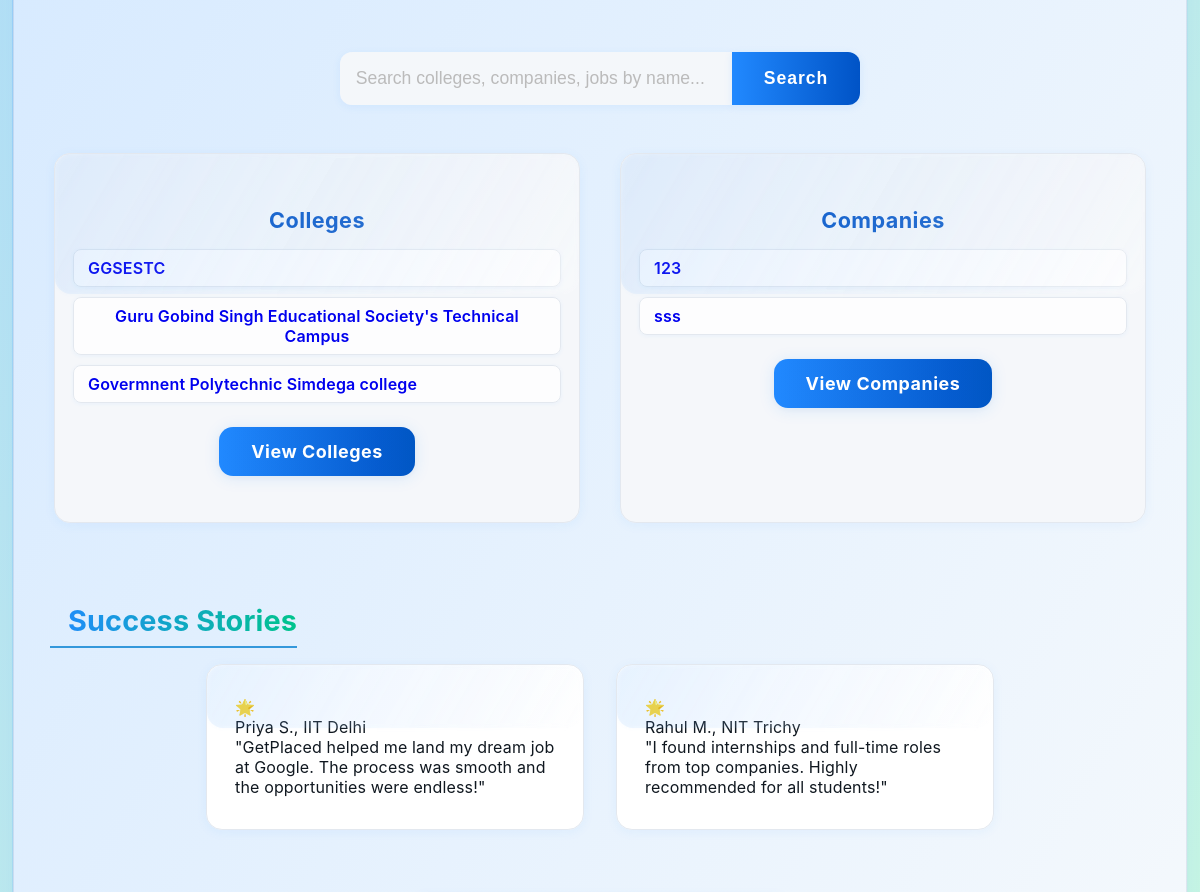
/ (middle part), run on an earlier commit of the app's database.
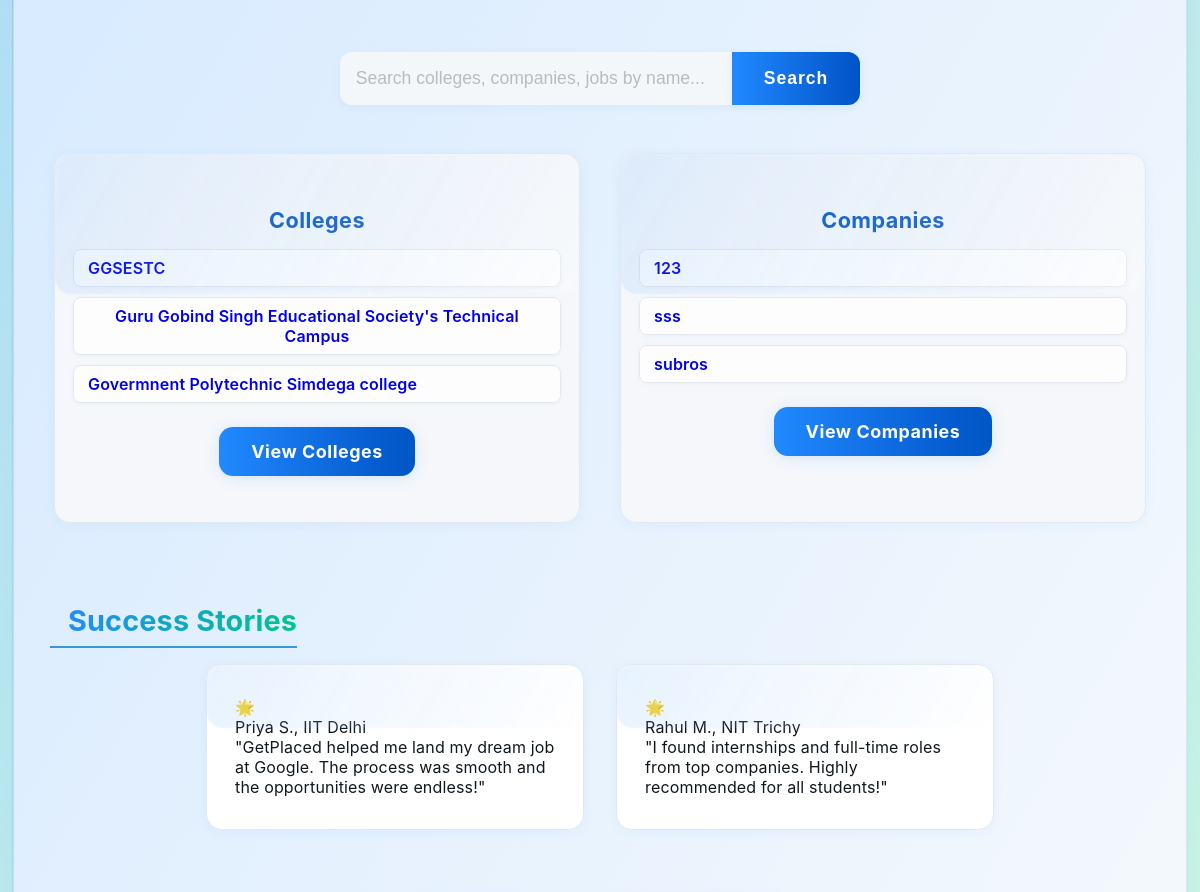
And on a later commit of the database.
### portal/models.py (models this page shows, shortened)
class college (models.Model):
    college_name = models.CharField(max_length = 100, default = 'N/A')
    college_location = models.CharField(max_length = 100, default = 'N/A')
    college_university = models.CharField(max_length = 100, default = 'N/A')
    college_logo = models.ImageField(upload_to='college_logos/', default='college_logos/default.png')
    college_website = models.URLField(max_length=200, default='https://www.example.com')
    college_mobile_no = models.CharField(max_length=15, default='N/A')
    college_email = models.EmailField(max_length=100, default='N/A')
    college_description = models.TextField(default='N/A')
    college_registration_id = models.CharField(max_length=20, default='N/A')
    college_registration_password = models.CharField(max_length=128, default='N/A')  # Increase length for hashes
    admin_verified = models.BooleanField(default=False)
    college_rating = models.PositiveSmallIntegerField(default=0, help_text="Rating (1-5 stars)")
    class Meta:
        db_table = "college"

class company (models.Model):
    company_name = models.CharField(max_length = 100, default = 'N/A')
    company_location = models.CharField(max_length = 100, default = 'N/A')
    company_logo = models.ImageField(upload_to='company_logos/', default='company_logos/default.png')
    company_website = models.URLField(max_length=200, default='https://www.example.com')
    company_mobile_no = models.CharField(max_length=15, default='N/A')
    company_email = models.EmailField(max_length=100, default='N/A')
    company_description = models.TextField(default='N/A')
    company_registration_id = models.CharField(max_length=20, default='N/A')
    company_registration_password = models.CharField(max_length=128, default='N/A')  # Increase length for hashes
    admin_verified = models.BooleanField(default=False)
    company_rating = models.PositiveSmallIntegerField(default=0, help_text="Rating (1-5 stars)")
    class Meta:
        db_table = "company"

### portal/views.py (the view)
# urls.py: path('', views.index, name='index'), # index or home page
def index (request):
    sample_colleges = college.objects.filter(admin_verified=True)[:3]
    sample_companies = company.objects.filter(admin_verified=True)[:3]
    return render(request, 'index.html', {
        'sample_colleges': sample_colleges,
        'sample_companies': sample_companies,
    })

### portal/templates/index.html (shortened to what this page needs)
{% load static %}
<!DOCTYPE html>
<html lang="en">
<head>
    <link rel="stylesheet" href="{% static 'portal/style.css' %}">
    <link rel="stylesheet" href="{% static 'portal/search_results.css' %}">
</head>
<body>
    <div class="rocket-bg">
</div>
    <div class="container">
        <form class="search-bar" action="{% url 'job_search' %}" method="get" id="searchForm">
            <input type="text" name="q" id="searchInput" placeholder="Search colleges, companies, jobs by name..." autocomplete="off">
            <button type="submit">Search</button>
        </form>
        <div class="features">
            <div class="feature">
                <h3>Colleges</h3>
                <ul class="feature-list">
                    {% for c in sample_colleges %}
                        <li class="sample-item">
                            <a href="{% url 'college_list' %}?q={{ c.college_name|urlencode }}">
                                <span class="item-title">{{ c.college_name }}</span>
                            </a>
                        </li>
                    {% empty %}
                        <li class="sample-item">No colleges yet.</li>
                    {% endfor %}
                </ul>
                <a href="{% url 'college_list' %}" class="accent-btn feature-btn">View Colleges</a>
            </div>
            <div class="feature">
                <h3>Companies</h3>
                <ul class="feature-list">
                    {% for c in sample_companies %}
                        <li class="sample-item">
                            <a href="{% url 'company_list' %}?q={{ c.company_name|urlencode }}">
                                <span class="item-title">{{ c.company_name }}</span>
                            </a>
                        </li>
                    {% empty %}
                        <li class="sample-item">No companies yet.</li>
                    {% endfor %}
                </ul>
                <a href="{% url 'company_list' %}" class="accent-btn feature-btn">View Companies</a>
            </div>
        </div>
        <div class="testimonials-section">
            <h2 class="section-title">Success Stories</h2>
            <div class="testimonials">
                <div class="card">
                    <div class="testimonial-icon">🌟</div>
                    <div class="testimonial-name">Priya S., IIT Delhi</div>
                    <div class="testimonial-text">"GetPlaced helped me land my dream job at Google. The process was smooth and the opportunities were endless!"</div>
                </div>
                <div class="card">
                    <div class="testimonial-icon">🌟</div>
                    <div class="testimonial-name">Rahul M., NIT Trichy</div>
                    <div class="testimonial-text">"I found internships and full-time roles from top companies. Highly recommended for all students!"</div>
                </div>
            </div>
        </div>
    </div>
</body>
</html>

What changed in the data, as far as the page shows it:
added company: company_name "subros"
